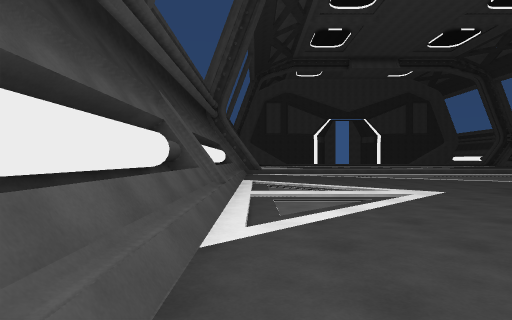
view 1 (above)

20 first-person views from a walk through a scene from a Unity 3-D project. The camera is 1.3 m above the floor, looks level and sees 75° across. The floor is counted in squares, 2 m on a side. Each view is taken from the middle of a square. On the plan, view 1 faces up. The plan holds only what a view shows up to about 10 squares ahead; the rest is blank. The place goes on beyond the plan. The player is left out. Surface patterns are stand-ins for the level's own textures.

view 2
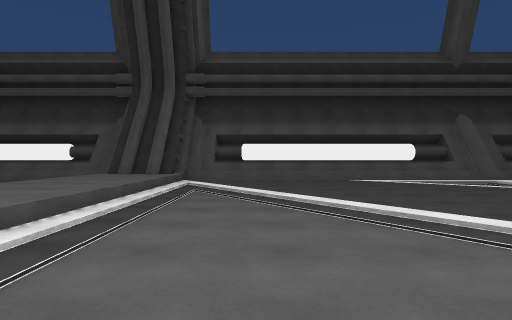

view 3
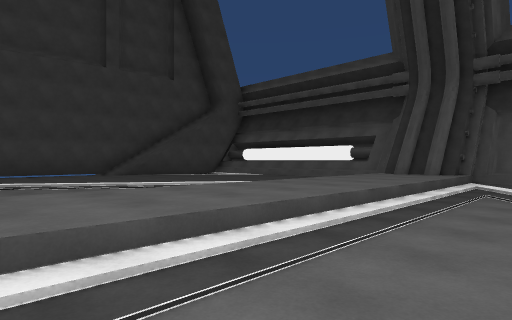

view 4
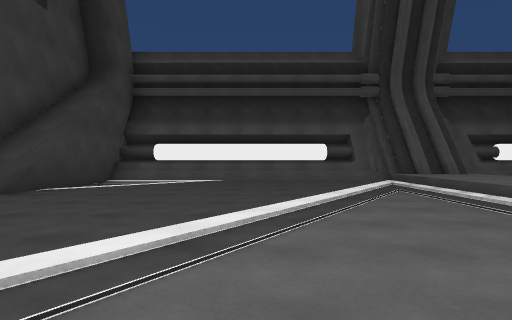

view 5
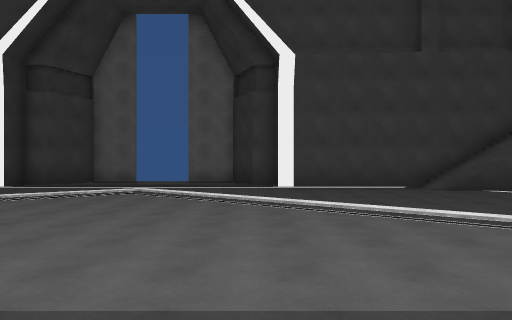

view 6
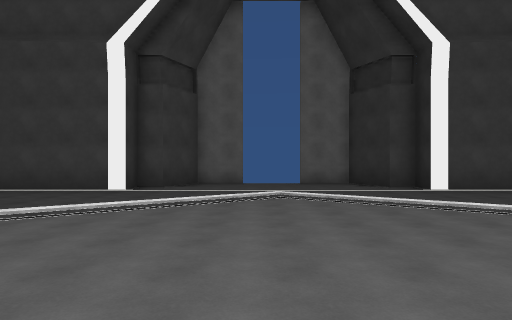

view 7
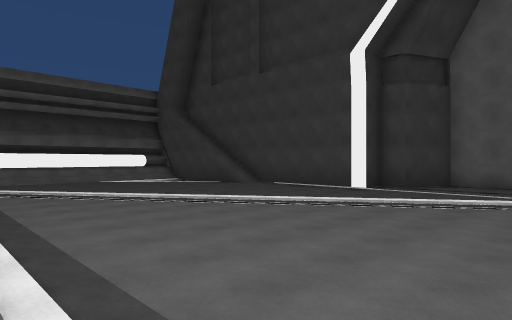

view 8
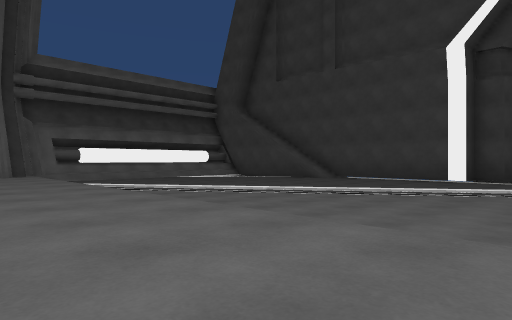

view 9
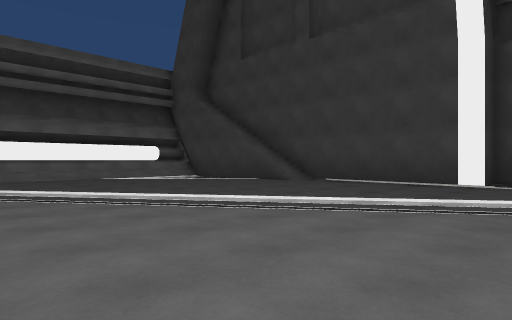

view 10
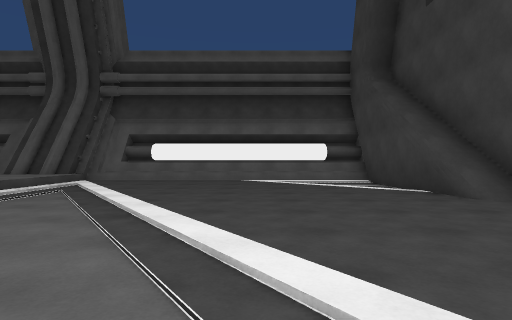

view 11
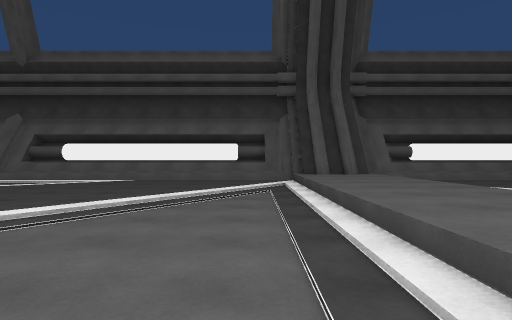

view 12
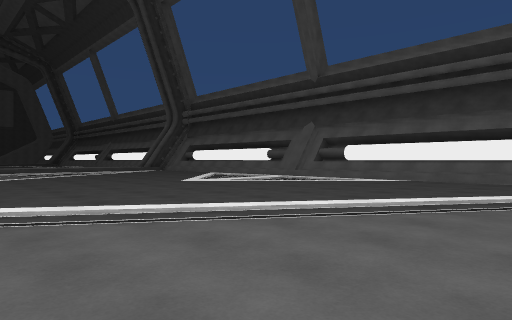

view 13
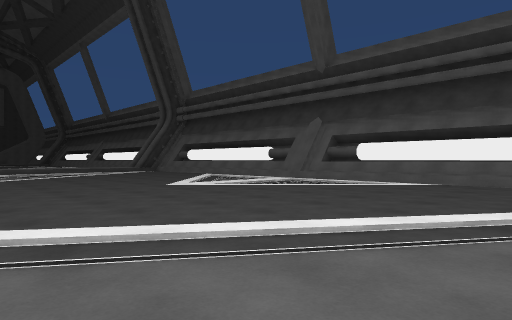

view 14
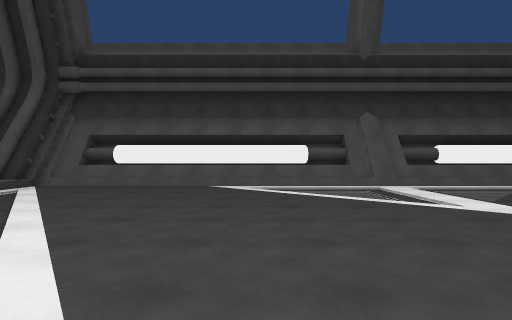

view 15
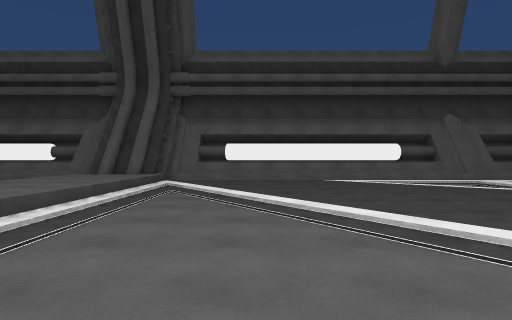

view 16
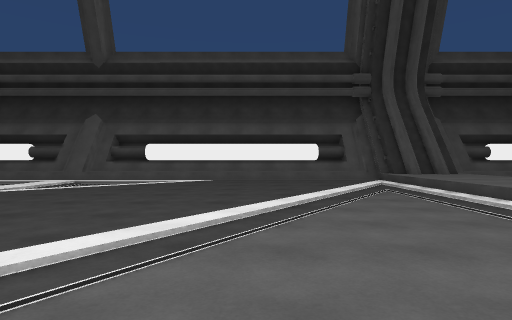

view 17
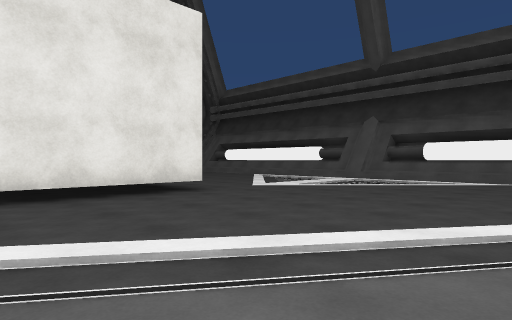

view 18
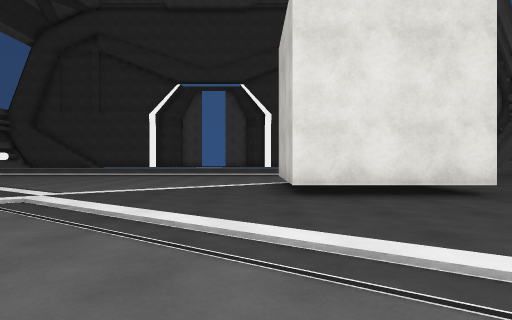

view 19
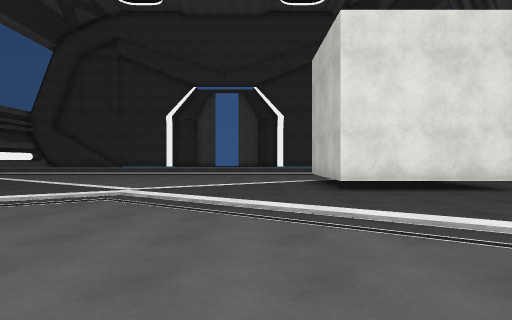

view 20
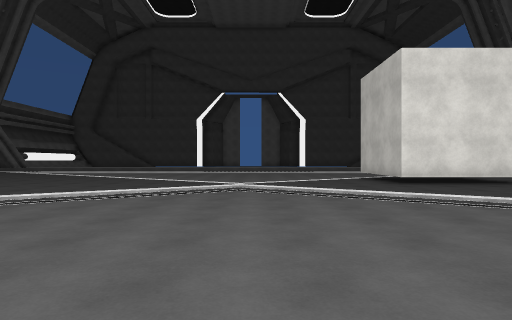

### Floor plan
Key: @ floor where view 1 was taken; # wall or solid block; . main floor; : floor 0.25 m higher than the main floor; - floor 0.25 m lower than the main floor; / step, stairs or slope; = window, fence, low wall or low ledge.
Columns run from 1 left of view 1 to 26 right of it. Each row starts with its distance up from view 1.
 18 #                      ... #
 17 ##:::                 ::::##
 16 ##::::              ::::::##
 15 #.......     .     ........#
 14 #....----   ---   -----/...#
 13 #..../---- ----- -----.....#
 12 #......---------- --.......#
 11 #......./--------  ........#
 10 #.........-------..........#
  9 #........../----/......../.#
  8 #.-..........-........../-.#
  7 #..........................#
  6 #......###.................#
  5 #.-....  #../--/.........-.#
  4 #......  #.------..........#
  3 #.......  --------/........#
  2 #.......- ----------.......#
  1 #...../---       ----/.....#
  0 #@...------      -----.....#
 -1 #../-------      -------/..#
 -2 #//////////    ////////////#
 -3 ##:::::::::    :::::::::::##
 -4 ##/////////  /////////////##
 -5 #..---------- ----------...#
 -6 #.../------------------....#
 -7 #.....---------------......#
 -8 #....../------------/......#
 -9 #........---------.........#
-10 #........./------/.........#
-11 #./.........----.........-.#
-12 #####=.......//.......=#####
-13    #######........#######
-14          ##......##
-15                .##

Where each view was taken, in squares from view 1:
view 1: 0 up, 0 right, facing up
view 2: 0 up, 9 right, facing left
view 3: 0 up, 9 right, facing down-left
view 4: 8 down, 9 right, facing left
view 5: 3 down, 9 right, facing down
view 6: 4 down, 13 right, facing down
view 7: 4 down, 12 right, facing down-right
view 8: 2 down, 14 right, facing down-right
view 9: 5 down, 15 right, facing down-right
view 10: 9 down, 16 right, facing right
view 11: 1 down, 16 right, facing right
view 12: 1 down, 16 right, facing up-right
view 13: 0 up, 17 right, facing up-right
view 14: 10 up, 17 right, facing right
view 15: 13 up, 16 right, facing right
view 16: 12 up, 9 right, facing left
view 17: 12 up, 9 right, facing down-left
view 18: 12 up, 9 right, facing down
view 19: 13 up, 10 right, facing down
view 20: 15 up, 12 right, facing down
